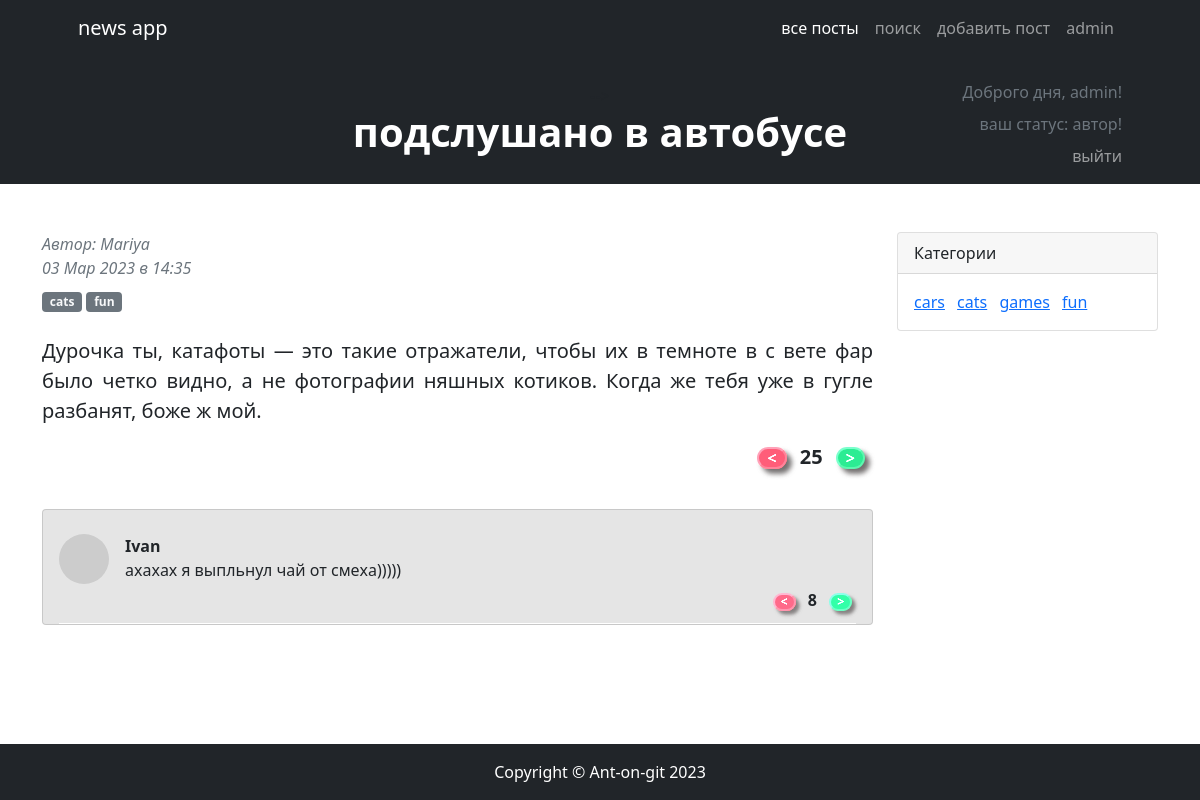
The app's page /2 (signed in) with its own data.
### news/models.py (models this page shows, shortened)
class Post(models.Model):
    class Types(models.TextChoices):
        article = 'статья', 'статья'
        news = 'новость', 'новость'
    type = models.CharField(max_length=7, choices=Types.choices, default=Types.article)
    datetime_create = models.DateTimeField(auto_now_add=True)
    title = models.CharField(max_length=255)
    text = models.TextField()
    rating = models.IntegerField(default=0)
    author = models.ForeignKey('Author', on_delete=models.CASCADE)
    category = models.ManyToManyField('Category', through='PostCategory')

class Author(models.Model):
    rating = models.IntegerField(default=0)
    user = models.OneToOneField(User, on_delete=models.CASCADE)

class Category(models.Model):
    name = models.CharField(max_length=255, unique=True)
    subscribers = models.ManyToManyField(User, through=UserSubscriber)

class Comment(models.Model):
    text = models.TextField()
    datetime_create = models.DateTimeField(auto_now_add=True)
    rating = models.IntegerField(default=0)
    post = models.ForeignKey(Post, on_delete=models.CASCADE)
    user = models.ForeignKey(User, on_delete=models.CASCADE)

### news/views.py (the view)
# urls.py: path('<int:pk>', PostDetail.as_view(), name='detail_post'),
class PostDetail(DetailView):
    model = Post
    template_name = 'postDetails.html'
    context_object_name = 'post'
    def get_context_data(self, **kwargs):
        context = super().get_context_data(**kwargs)
        user = self.request.user
        if self.request.user.is_authenticated:
            context['username'] = user.username if user.username else user.email
            context['is_not_author'] = not user.groups.filter(name='authors').exists()
        context['comments'] = Comment.objects.filter(post=kwargs['object'])
        context['categories'] = Category.objects.all()
        return context

### news/templatetags/custom_filters.py (called while the page is built)
@register.filter(name='addSmile')
def addSmile(value, arg):
    if isinstance(value, str) and isinstance(arg, int):
        return value + ')'*arg if 'аха' in value else value
    else:
        raise ValueError(f'Нельзя умножиить {value} на {arg}')

@register.filter(name='censor')
def censor(text):
    negative_words = ['хрен', 'жопа', 'жопе']
    word_list = text.split()
    for i, word in enumerate(word_list):
        for negative in negative_words:
            if negative in word.lower():
                start_ind = word.lower().find(negative)
                end_ind = start_ind + len(negative)
                word_list[i] = word[:start_ind] + '*' * len(negative) + word[end_ind:]
    return ' '.join(word_list)

### templates/postDetails.html (shortened to what this page needs)
{% extends 'default.html' %}
{% load static %}
{% load custom_filters %}
{% block styles %}
    <link href="{% static 'BootstrapPost/css/styles.css' %}" rel="stylesheet" />
{% endblock styles %}
{% block page_preview %}
  <div class="text-center my-4">-->
      <h1 class="display-6 fw-bold text-white mb-2">
          {{ post.title | censor }}
      </h1>
  </div>
{% endblock page_preview %}
{% block default_content %}
        <div class="container mt-5">
            <div class="row">
                <div class="col-lg-9">
                    <article>
                        <header class="mb-4">
                            <div class="text-muted fst-italic mb-2">Автор: {{ post.author.user.username }}<br>{{ post.datetime_create | date:'d M Y' }} в {{ post.datetime_create | date:'H:i' }}</div>
                            {% for category in post.category.all %}
                                <div class="badge bg-secondary link-light">{{ category.name }}</div>
                            {% endfor %}
                        </header>
                        <section class="mb-1">
                            <p class="fs-5 mb-3" style="text-align: justify">{{ post.text | censor }}</p>
                        </section>
                        <div class="hstack mb-4 justify-content-end fs-5">
                            <div class="align-items-center justify-content-center px-2">
                                <button id="{{ post.pk }}_post-rating-down" class="fs-6 bg-danger link-light rating-button"><</button>
                                <span class="px-2 fw-bold">{{ post.rating }}</span>
                                <button  id="{{ post.pk }}_post-rating-up" class="fs-6 bg-success link-light rating-button">></button>
                            </div>
                        </div>
                    </article>
                    {% if comments %}
                    <section class="mb-5">
                        <div class="card bg-black bg-opacity-10">
                            <div class="card-body" style="padding-bottom: 0">
                                    {% for comment in comments %}
                                    <div class="my-sm-2" style="margin-bottom: 0 !important; border-bottom: 1px solid white">
                                        <div class="d-flex mb-1">
                                            <div class="flex-shrink-0"><img class="rounded-circle" src="https://dummyimage.com/50x50/ced4da/6c757d.jpg" alt="..." /></div>
                                            <div class="ms-3">
                                                <div class="fw-bold">{{ comment.user.username }}</div>
                                                {{ comment.text | addSmile:5 | censor }}
                                            </div>
                                        </div>
                                        <div class="hstack justify-content-end">
                                            <div class="align-items-center justify-content-center px-1">
                                                <button id="{{ comment.pk }}_comment-rating-down" class="fs-7 bg-danger link-light rating-button comment-rating"><</button>
                                                <span class="px-2 fw-bold">{{ comment.rating }}</span>
                                                <button  id="{{ comment.pk }}_comment-rating-up" class="fs-7 bg-success link-light rating-button comment-rating">></button>
                                            </div>
                                        </div>
                                    </div>
                                    {% endfor %}
                            </div>
                        </div>
                    </section>
                    {% endif %}
                </div>
                <div class="col-lg-3">
                    <div class="card mb-4">
                        <div class="card-header">Категории</div>
                        <div class="card-body">
                            <div class="row">
                                <div class="col-sm-12">
                                    <ul class="list-inline mb-0">
                                        {% for category in categories %}
                                            <li class="list-inline-item"><a href="/news/search?category={{ category.name }}">{{ category.name }}</a></li>
                                        {% endfor %}
                                    </ul>
                                </div>
                            </div>
                        </div>
                    </div>
                </div>
            </div>
        </div>
{% endblock default_content %}

### templates/default.html (shortened to what this page needs)
{% load static %}
<!DOCTYPE html>
<html lang="ru">
    <head>
        <link href="https://cdn.jsdelivr.net/npm/bootstrap-icons@1.4.1/font/bootstrap-icons.css" rel="stylesheet" />
        <link href="{% static 'BootstrapPostList/css/styles.css' %}" rel="stylesheet" />
        {% block styles %}{% endblock styles %}
        <link href="{% static 'BootstrapPostList/css/myStyles.css' %}" rel="stylesheet"/>
    </head>
    <body>
        <div class="wrapper">
            <nav class="navbar navbar-expand-lg navbar-dark bg-dark">
                <div class="container px-5">
                    <a class="navbar-brand" href="#!">news app</a>
                    <div class="collapse navbar-collapse" id="navbarSupportedContent">
                        <ul class="navbar-nav ms-auto mb-2 mb-lg-0">
                            <li class="nav-item"><a class="nav-link active" aria-current="page" href="/">все посты</a></li>
                            <li class="nav-item"><a class="nav-link" href="/search">поиск</a></li>
                            <li class="nav-item"><a class="nav-link" href="/add">добавить пост</a></li>
                            <li class="nav-item"><a class="nav-link" href="/admin/">admin</a></li>
                        </ul>
                    </div>
                </div>
            </nav>
            <header class="bg-dark py-1">
                <div class="container px-5">
                    <div class="row gx-5 justify-content-center">
                        <div class="col-lg-3"></div>
                        <div class="col-lg-6">
                            {% block page_preview %}{% endblock page_preview %}
                        </div>
                        <div class="col-lg-3">
                            <div class="text-muted my-1 flex-right-bottom user-info">
                            {% if username %}
                                <p class="my-md-1">Доброго дня, {{ username }}!</p>
                                <p class="flex-right-bottom my-md-1">ваш статус:
                                    {% if is_not_author %}
                                        читатель.
                                        <button class="btn btn-secondary py-0 my-md-1">
                                            <a class="text-decoration-none link-light" href="get_in_author_group">стать автором</a>
                                        </button>
                                        {% else %}
                                            автор!
                                    {% endif %}
                                </p>
                                <div class="navbar-dark">
                                    <div class="navbar-nav">
                                        <a class="nav-link p-0 mt-1 text-opacity-75" href="/accounts/logout">выйти</a>
                                    </div>
                                </div>
                            {% endif %}
                            </div>
                        </div>
                    </div>
                </div>
            </header>
            <div class="main">
                {% block default_content %}
                {% endblock default_content %}
            </div>
            <footer class="py-3 bg-dark">
                <div class="container px-5"><p class="m-0 text-center text-white">Copyright &copy; Ant-on-git 2023</p></div>
            </footer>
        </div>
    </body>
</html>

### records on screen
Post: title|censor "подслушано в автобусе", author.user.username "Mariya", datetime_create "03 Мар 2023", datetime_create "14:35", text|censor "Дурочка ты, катафоты — это такие отражатели, чтобы их в темноте в с вете фар было четко видно, а не фотографии няшных котиков. Когда же тебя уже в гугле разбанят, боже ж мой.", rating "25"
Category: name "cats"
Category: name "fun"
Comment: user.username "Ivan", text|addSmile "ахахах я выпльнул чай от смеха)))))", rating "8"
Category: name "cars"
Category: name "games"

### other values on screen
{{ username }} "admin"
